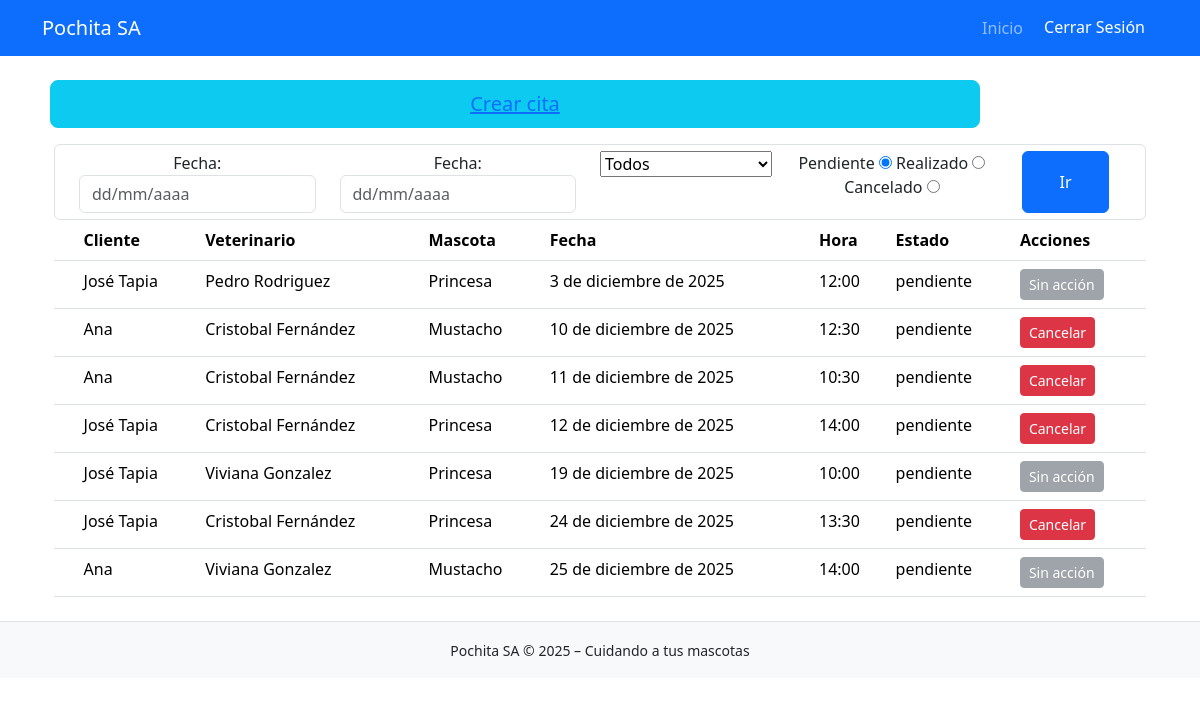
Page /horarios/ (signed in) on the committed database.
### horarios/models.py (models this page shows, shortened)
class Cita(models.Model):
    fecha = models.DateField(verbose_name="Fecha agendada")
    hora_inicial = models.IntegerField(verbose_name="Bloque inicial de cita")
    estado = models.CharField(max_length=9, choices=ESTADOS_DE_CITA, verbose_name="Estado")
    veterinario = models.ForeignKey(Veterinario, on_delete=models.CASCADE, verbose_name="Veterinario asignado")
    ficha_cliente = models.ForeignKey(FichaMascota, on_delete=models.CASCADE, verbose_name="Ficha Cliente")
    updated = models.DateTimeField(auto_now=True, verbose_name="Última vez actualizado")
    def bloques_a_tiempo(self, bloque):
        inicio_horario = datetime(self.fecha.year, self.fecha.month, self.fecha.day, 8, 0, 0, 0)
        result = inicio_horario + timedelta(minutes=(bloque - 1) * 30)
        return result.strftime('%H:%M')
    @property
    def hora_inicial_a_tiempo(self):
        return self.bloques_a_tiempo(self.hora_inicial)

### fichas_mascota/models.py (models this page shows, shortened)
class FichaMascota(models.Model):
    cliente = models.CharField(max_length=90, verbose_name="Nombre del dueño")
    mascota = models.CharField(max_length=30, verbose_name="Nombre de la mascota")
    especie = models.CharField(max_length=40, verbose_name="Especie de la mascota")
    edad = models.IntegerField(verbose_name="Edad de la mascota")
    peso = models.IntegerField(verbose_name="Peso de la mascota")
    vacunas = models.TextField(max_length=60, verbose_name="Descripción de vacunas")
    tratamientos_apli = models.TextField(max_length=200, verbose_name="Tratamientos aplicados")
    tratamientos_sig = models.TextField(max_length=100, verbose_name="Siguiente tratamiento por aplicar")
    telefono = models.CharField(max_length=15, verbose_name="Teléfono de contacto")
    created = models.DateTimeField(auto_now_add=True, verbose_name="Fecha creación")
    updated = models.DateTimeField(auto_now=True, verbose_name="Última vez actualizado")

### veterinarios/models.py (models this page shows, shortened)
class Veterinario(models.Model):
    nombre = models.CharField(max_length=120, verbose_name="Nombre de Veterinario")
    usuario = models.ForeignKey(User, on_delete=models.CASCADE, verbose_name="Cuenta de usuario")
    created = models.DateTimeField(auto_now_add=True, verbose_name="Fecha de registro")

### horarios/views.py (the view)
# urls.py: path('', views.horarios, name = "horarios"),
@login_required
def horarios(req):
    veterinario = req.GET.get('veterinario')
    if veterinario:
        veterinario = veterinario.strip()
    estado = req.GET.get('estado', None)
    lista_estados = ["realizado", "pendiente", "cancelado"]
    if estado not in lista_estados:
        estado = "pendiente"
    hoy = localtime().date()
    try:
        fecha_min_str = req.GET.get('fecha-min', None)
        fecha_min = datetime.strptime(fecha_min_str, "%d/%m/%Y").date()
    except:
        fecha_min = date(hoy.year, hoy.month, 1)
    fecha_ult_dia_sig_mes = date(hoy.year, hoy.month, 1) + relativedelta(months=1)
    fecha_ult_dia_sig_mes = date(
        fecha_ult_dia_sig_mes.year,
        fecha_ult_dia_sig_mes.month,
        calendar.monthrange(fecha_ult_dia_sig_mes.year, fecha_ult_dia_sig_mes.month)[1]
    )
    try:
        fecha_max_str = req.GET.get('fecha-max', None)
        fecha_max = datetime.strptime(fecha_max_str, "%d/%m/%Y").date()
        if fecha_max > fecha_ult_dia_sig_mes: fecha_max = fecha_ult_dia_sig_mes
    except:
        fecha_max = fecha_ult_dia_sig_mes
    if veterinario:
        citas = Cita.objects.filter(
            fecha__range=(fecha_min, fecha_max),
            estado=estado,
            veterinario__id=veterinario
        ).order_by('fecha')
    else:
        citas = Cita.objects.filter(
            fecha__range=(fecha_min, fecha_max),
            estado=estado
        ).order_by('fecha')
    veterinarios = Veterinario.objects.all().order_by('id')
    try:
        vet_loggeado = Veterinario.objects.get(usuario__id=req.user.id)
    except:
        vet_loggeado = None
    notificaciones = get_notificaciones(req)
    return render(req, 'horarios/horario.html', {
        'citas': citas,
        'fecha_first': date(2020, 1, 1),
        'fecha_min': hoy,   # Establece limite de fecha, hoy
        'fecha_max': fecha_ult_dia_sig_mes,
        'veterinarios': veterinarios,
        'vet_loggeado': vet_loggeado,
        'notificaciones': notificaciones
    })

### core/processors.py (called while the page is built)
def ctx_dict(req):
    ctx = {
        "NOMBRE_PAGINA": "Pochita S.A",
        "LINK_GITHUB": "https://github.com/FrappuccinoIc/pochita_sa"
    }
    return ctx

### core/views.py (called while the page is built)
def get_notificaciones(req):
    user_id = req.user.id
    try: recepcionista = Recepcionista.objects.get(usuario__id = user_id)
    except: recepcionista = False
    if not recepcionista:
        return 0
    notificaciones = Notificacion.objects.filter(recepcionista__usuario__id = user_id, chequeado = False)
    return {"num": len(notificaciones), "es_recepcionista": recepcionista}

### horarios/templates/horarios/horario.html (shortened to what this page needs)
{% extends 'core/base.html' %}
{% block content %}
<div class="container">
    <div class="row text-center mb-3 x-5">
        <button class="btn btn-info btn-lg btn-block col-10 mx-2"><a class="" href="/horarios/citas/registrar">Crear cita</a></button>
    </div>
    <form class="form-control text-center" method="get" action="">
        <div class="container row">
            <div class="col-3">
                <label for="fecha">Fecha:</label>
                <input type="text" readonly name="fecha-min" class="form-control fecha-input" autocomplete="off" placeholder="dd/mm/aaaa"
                    min="{{fecha_min.year}}-{{fecha_min.month}}-1"
                    max="{{fecha_max.year}}-{{fecha_max.month}}-{{fecha_max.day}}"
                >
            </div>
            <div class="col-3">
                <label for="fecha">Fecha:</label>
                <input type="text" readonly name="fecha-max" class="form-control fecha-input" autocomplete="off" placeholder="dd/mm/aaaa"
                    min="{{fecha_min.year}}-{{fecha_min.month}}-1"
                    max="{{fecha_max.year}}-{{fecha_max.month}}-{{fecha_max.day}}"
                >
            </div>
            <div class="col-2">
                <select name="veterinario" id="veterinario">
                    <option value="">Todos</option>
                </select>
            </div>
            <div class="col-3">
                <label for="pendiente">Pendiente</label>
                <input type="radio" id="pendiente" name="estado" value="pendiente" checked>
                <label for="realizado">Realizado</label>
                <input type="radio" id="realizado" name="estado" value="realizado">
                <label for="cancelado">Cancelado</label>
                <input type="radio" id="cancelado" name="estado" value="cancelado">
            </div>
            <button class="btn btn-primary col-1">Ir</button>
        </div>
    </form>
    <table class="table">
        <thead>
            <tr>
                <th></th>
                <th>Cliente</th>
                <th>Veterinario</th>
                <th>Mascota</th>
                <th>Fecha</th>
                <th>Hora</th>
                <th>Estado</th>
                <th>Acciones</th>
            </tr>
        </thead>
        <tbody>
            {% for cita in citas %}
            <tr>
                <td></td>
                <td>{{ cita.ficha_cliente.cliente }}</td>
                <td>{{ cita.veterinario.nombre }}</td>
                <td>{{ cita.ficha_cliente.mascota }}</td>
                <td>{{ cita.fecha }}</td>
                <td>{{ cita.hora_inicial_a_tiempo }}</td>
                <td>{{ cita.estado }}</td>
                <td>
                    {% if vet_loggeado.id == cita.veterinario.id and cita.estado == "pendiente" %}
                    <a href="{% url 'eliminar_cita' cita.id %}"
                        class="btn btn-sm btn-danger">
                        Cancelar
                    </a>
                    {% elif vet_loggeado.id == cita.veterinario.id %}
                    <button class="btn btn-sm btn-dark" disabled>
                        {{ cita.estado|capfirst }}
                    </button>
                    {% else %}
                    <button class="btn btn-sm btn-secondary" disabled>
                        Sin acción
                    </button>
                    {% endif %}
                </td>
            </tr>
            {% endfor %}
        </tbody>
    </table>
</div>
<link rel="stylesheet"
href="https://cdnjs.cloudflare.com/ajax/libs/bootstrap-datepicker/1.9.0/css/bootstrap-datepicker.min.css">
{% endblock %}

### rows in the picture
Cita: ficha_cliente.cliente "José Tapia", veterinario.nombre "Pedro Rodriguez", ficha_cliente.mascota "Princesa", fecha "3 de diciembre de 2025", hora_inicial_a_tiempo "12:00", estado "pendiente", shows "Sin acción"
Cita: ficha_cliente.cliente "Ana", veterinario.nombre "Cristobal Fernández", ficha_cliente.mascota "Mustacho", fecha "10 de diciembre de 2025", hora_inicial_a_tiempo "12:30", estado "pendiente", shows "Cancelar"
Cita: ficha_cliente.cliente "Ana", veterinario.nombre "Cristobal Fernández", ficha_cliente.mascota "Mustacho", fecha "11 de diciembre de 2025", hora_inicial_a_tiempo "10:30", estado "pendiente", shows "Cancelar"
Cita: ficha_cliente.cliente "José Tapia", veterinario.nombre "Cristobal Fernández", ficha_cliente.mascota "Princesa", fecha "12 de diciembre de 2025", hora_inicial_a_tiempo "14:00", estado "pendiente", shows "Cancelar"
Cita: ficha_cliente.cliente "José Tapia", veterinario.nombre "Viviana Gonzalez", ficha_cliente.mascota "Princesa", fecha "19 de diciembre de 2025", hora_inicial_a_tiempo "10:00", estado "pendiente", shows "Sin acción"
Cita: ficha_cliente.cliente "José Tapia", veterinario.nombre "Cristobal Fernández", ficha_cliente.mascota "Princesa", fecha "24 de diciembre de 2025", hora_inicial_a_tiempo "13:30", estado "pendiente", shows "Cancelar"
Cita: ficha_cliente.cliente "Ana", veterinario.nombre "Viviana Gonzalez", ficha_cliente.mascota "Mustacho", fecha "25 de diciembre de 2025", hora_inicial_a_tiempo "14:00", estado "pendiente", shows "Sin acción"
